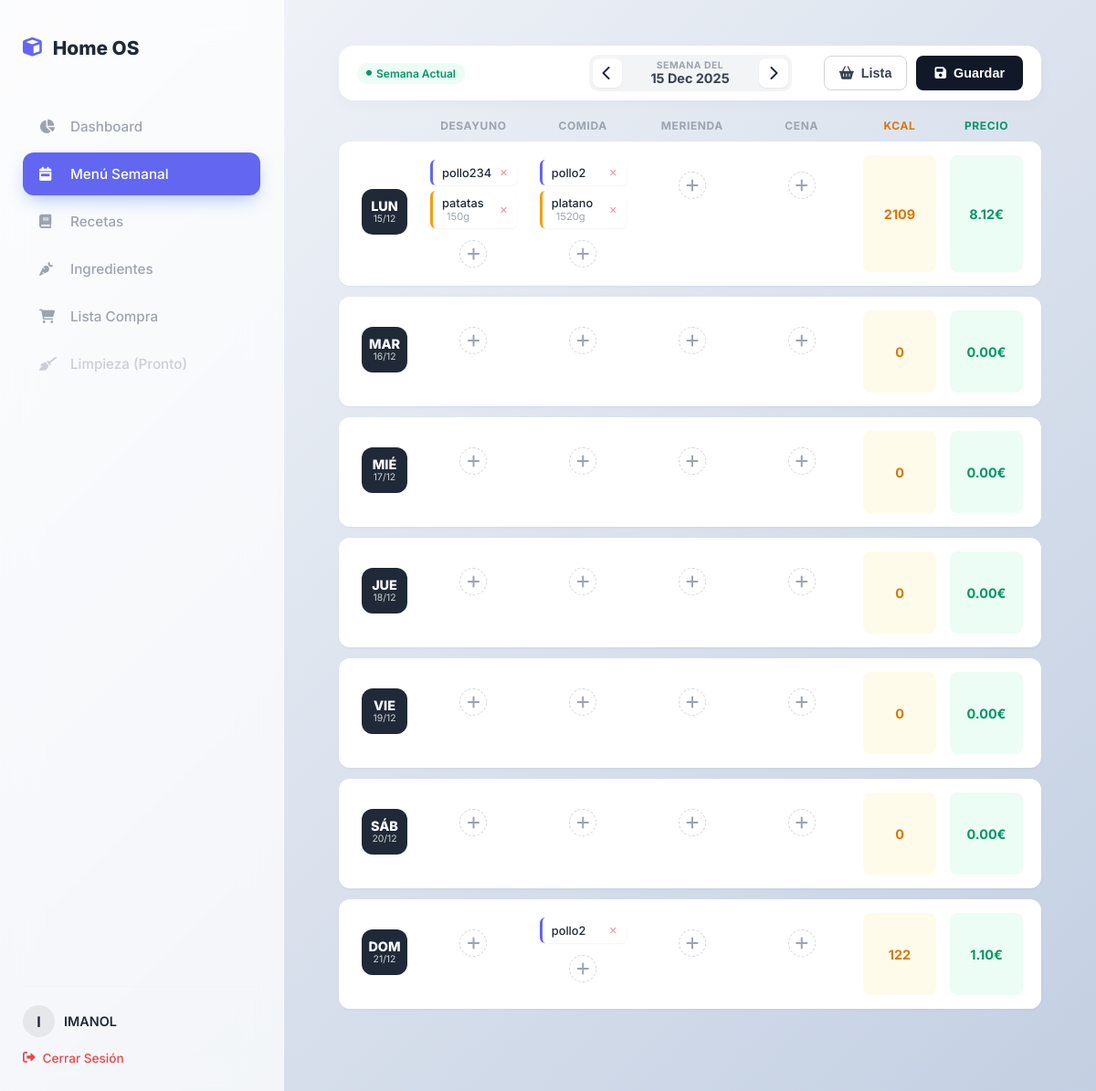
Screenshot of /menu (signed in) with the database file from the repository.
### models.py (models this page shows, shortened)
class User(UserMixin, db.Model):
    __tablename__ = 'user'
    id = db.Column(db.Integer, primary_key=True)
    username = db.Column(db.String(50), unique=True, nullable=False)
    email = db.Column(db.String(120), unique=True, nullable=False)
    password_hash = db.Column(db.String(128))
    recetas = db.relationship('Receta', backref='user', lazy=True)
    menus = db.relationship('MenuSemanal', backref='user', lazy=True)
    tareas = db.relationship('TareaLimpieza', backref='user', lazy=True)
    lavadoras = db.relationship('Lavadora', backref='user', lazy=True)
    items_compra = db.relationship('ShoppingItem', backref='user', lazy=True)

class MenuSemanal(db.Model):
    __tablename__ = 'menu_semanal'
    id = db.Column(db.Integer, primary_key=True)
    dia = db.Column(db.String(20)) # "Lunes", "Martes"...
    week_start = db.Column(db.Date, nullable=True) # <--- NUEVO CAMPO
    user_id = db.Column(db.Integer, db.ForeignKey('user.id'), nullable=False)
    selecciones = db.relationship('MenuSelection', backref='menu_dia', lazy='dynamic', cascade="all, delete-orphan")
    def get_selections(self, tipo):
        if self.id is None:
            return []
        return self.selecciones.filter_by(tipo_comida=tipo).all()
    @property
    def daily_stats(self):
        total_k = 0
        total_p = 0
        for s in self.selecciones:
            if s.receta:
                stats = s.receta.total_stats
                total_k += stats['kcal']
                total_p += stats['price']
            elif s.ingredient:
                total_k += (s.quantity / 100) * s.ingredient.kcal_100g
                total_p += (s.quantity / 1000) * s.ingredient.price_kg
        return {'kcal': round(total_k), 'price': round(total_p, 2)}

class MenuSelection(db.Model):
    __tablename__ = 'menu_selection'
    id = db.Column(db.Integer, primary_key=True)
    menu_id = db.Column(db.Integer, db.ForeignKey('menu_semanal.id'), nullable=False)
    tipo_comida = db.Column(db.String(20))
    receta_id = db.Column(db.Integer, db.ForeignKey('recipe.id'), nullable=True)
    receta = db.relationship('Receta')
    ingredient_id = db.Column(db.Integer, db.ForeignKey('ingredient.id'), nullable=True)
    ingredient = db.relationship('Ingredient')
    quantity = db.Column(db.Float, default=0.0) # Cantidad en gramos para el ingrediente suelto

class Receta(db.Model):
    __tablename__ = 'recipe'
    id = db.Column(db.Integer, primary_key=True)
    title = db.Column(db.String(100), nullable=False) # Usamos 'title' para estandarizar
    description = db.Column(db.Text)
    steps = db.Column(db.Text)
    kcal = db.Column(db.Float, default=0)
    precio = db.Column(db.Float, default=0.0)
    user_id = db.Column(db.Integer, db.ForeignKey('user.id'), nullable=False)
    ingredients_assoc = db.relationship("RecipeIngredient", back_populates="recipe", cascade="all, delete-orphan")
    @property
    def total_stats(self):
        try:
            k = sum([(i.quantity_g / 100) * i.ingredient.kcal_100g for i in self.ingredients_assoc])
            p = sum([(i.quantity_g / 1000) * i.ingredient.price_kg for i in self.ingredients_assoc])
            return {'kcal': round(k), 'price': round(p, 2)}
        except:
            return {'kcal': 0, 'price': 0}

class Ingredient(db.Model):
    __tablename__ = 'ingredient'
    id = db.Column(db.Integer, primary_key=True)
    name = db.Column(db.String(100), nullable=False)
    kcal_100g = db.Column(db.Float, nullable=False)
    price_kg = db.Column(db.Float, nullable=False)
    recipes_assoc = db.relationship("RecipeIngredient", back_populates="ingredient")

class RecipeIngredient(db.Model):
    __tablename__ = 'recipe_ingredients'
    recipe_id = db.Column(db.Integer, db.ForeignKey('recipe.id'), primary_key=True)
    ingredient_id = db.Column(db.Integer, db.ForeignKey('ingredient.id'), primary_key=True)
    quantity_g = db.Column(db.Float, nullable=False)
    ingredient = db.relationship("Ingredient", back_populates="recipes_assoc")
    recipe = db.relationship("Receta", back_populates="ingredients_assoc")

### app.py (the view, shortened to what this page needs)
@app.route('/menu', methods=['GET', 'POST'])
@app.route('/menu/<week_str>', methods=['GET', 'POST'])
@login_required
def menu_semanal_page(week_str=None):
    if week_str:
        try:
            current_week = datetime.strptime(week_str, '%Y-%m-%d').date()
        except ValueError:
            hoy = date.today()
            current_week = hoy - timedelta(days=hoy.weekday())
    else:
        hoy = date.today()
        current_week = hoy - timedelta(days=hoy.weekday())
    hoy_real = date.today()
    real_current_week = hoy_real - timedelta(days=hoy_real.weekday())
    dias_semana = ["Lunes", "Martes", "Miércoles", "Jueves", "Viernes", "Sábado", "Domingo"]
    tipos_comida = ['Desayuno', 'Comida', 'Merienda', 'Cena']
    menu = []
    for i, dia in enumerate(dias_semana):
        dia_db = MenuSemanal.query.filter_by(
            user_id=current_user.id,
            week_start=current_week.strftime('%Y-%m-%d'),
            dia=dia
        ).first()
        fecha_real = current_week + timedelta(days=i)
        fecha_formateada = fecha_real.strftime('%d/%m')
        if dia_db:
            dia_db.fecha_str = fecha_formateada # Inyectamos la fecha
            menu.append(dia_db)
    lista_compra = generar_lista_compra_db(menu)
    recetas = Receta.query.filter_by(user_id=current_user.id).order_by(Receta.title).all()
    all_ingredients = Ingredient.query.order_by(Ingredient.name).all()
    prev_week = (current_week - timedelta(weeks=1)).strftime('%Y-%m-%d')
    next_week = (current_week + timedelta(weeks=1)).strftime('%Y-%m-%d')
    return render_template('menu.html',
                           current_week=current_week,
                           real_current_week=real_current_week,
                           prev_week=prev_week,
                           next_week=next_week,
                           menu=menu,
                           recetas=recetas,
                           all_ingredients=all_ingredients,
                           lista_compra=lista_compra
                           )

### app.py (called while the page is built)
@login.user_loader
def load_user(id):
    return User.query.get(int(id))

def generar_lista_compra_db(menu_items):
    compra = {}
    tipos = ['Desayuno', 'Comida', 'Merienda', 'Cena']
    for item in menu_items:
        for tipo in tipos:
            selecciones = item.get_selections(tipo)
            for sel in selecciones:
                if sel.receta:
                    for assoc in sel.receta.ingredients_assoc:
                        key = (assoc.ingredient.name, "g")
                        compra[key] = compra.get(key, 0) + assoc.quantity_g
                elif sel.ingredient:
                    key = (sel.ingredient.name, "g")
                    compra[key] = compra.get(key, 0) + sel.quantity
    resultado = []
    for (nombre, unidad), cantidad in sorted(compra.items()):
        resultado.append({'nombre': nombre, 'unidad': unidad, 'cantidad': round(cantidad, 1)})
    return resultado

### templates/menu.html (shortened to what this page needs)
{% extends "base.html" %}
{% block content %}
<form method="POST" id="menuForm">
    <div class="main-layout">
        <div class="unified-toolbar">
            <div class="toolbar-left">
                {% if current_week == real_current_week %}
                    <div class="status-badge mobile-hide">
                        <i class="fas fa-circle" style="font-size: 6px;"></i> Semana Actual
                    </div>
                {% endif %}
            </div>
            <div class="toolbar-center">
                <div class="week-navigator-compact">
                    <a href="{{ url_for('menu_semanal_page', week_str=prev_week) }}" class="nav-btn">
                        <i class="fas fa-chevron-left"></i>
                    </a>
                    <div class="week-display">
                        <span class="week-label">Semana del</span>
                        <span class="week-value">{{ current_week.strftime('%d %b %Y') }}</span>
                    </div>
                    <a href="{{ url_for('menu_semanal_page', week_str=next_week) }}" class="nav-btn">
                        <i class="fas fa-chevron-right"></i>
                    </a>
                </div>
            </div>
            <div class="toolbar-right">
                <button type="button" class="btn-secondary-outline" onclick="openModal()" title="Ver Lista de Compra">
                    <i class="fas fa-shopping-basket"></i>
                    <span class="desktop-only">Lista</span>
                </button>
                <button type="submit" class="btn-primary-save" title="Guardar cambios">
                    <i class="fas fa-save"></i>
                    <span class="desktop-only">Guardar</span>
                </button>
            </div>
        </div>
        <div class="menu-container">
            <div class="menu-content">
                <div class="menu-header-row desktop-only">
                    <div></div>
                    <div>DESAYUNO</div>
                    <div>COMIDA</div>
                    <div>MERIENDA</div>
                    <div>CENA</div>
                    <div style="color: #d97706;">KCAL</div>
                    <div style="color: #059669;">PRECIO</div>
                </div>
                {% for dia_menu in menu %}
                <div class="menu-day-row">
                    <div class="day-column">
                        <div class="day-badge">
                            <span>{{ dia_menu.dia[:3]|upper }}</span>
                            <span style="font-size: 0.65rem; opacity: 0.8; font-weight: 400;">{{ dia_menu.fecha_str }}</span>
                        </div>
                    </div>
                    {% for tipo in ['Desayuno', 'Comida', 'Merienda', 'Cena'] %}
                    <div class="meal-cell" id="cell_{{ dia_menu.dia }}_{{ tipo }}">
                        <div class="items-container">
                            {% for sel in dia_menu.get_selections(tipo) %}
                                {% if sel.receta %}
                                    <div class="menu-item-chip recipe">
                                        <span class="chip-text">{{ sel.receta.title }}</span>
                                        <button type="button" class="btn-remove-chip" onclick="this.closest('.menu-item-chip').remove()">×</button>
                                    </div>
                                {% elif sel.ingredient %}
                                    <div class="menu-item-chip ingredient">
                                        <div style="display: flex; flex-direction: column; width: 100%;">
                                            <span class="chip-text">{{ sel.ingredient.name }}</span>
                                            <span class="chip-info">{{ sel.quantity|int }}g</span>
                                        </div>
                                        <button type="button" class="btn-remove-chip" onclick="this.closest('.menu-item-chip').remove()">×</button>
                                    </div>
                                {% endif %}
                            {% endfor %}
                        </div>
                        <div class="btn-add-circle" onclick="openAddItemModal('{{ dia_menu.dia }}', '{{ tipo }}')" title="Añadir comida">
                            <i class="fas fa-plus"></i>
                        </div>
                    </div>
                    {% endfor %}
                    <div class="stat-box kcal">
                        {{ dia_menu.daily_stats.kcal }}
                    </div>
                    <div class="stat-box price">
                        {{ "%.2f"|format(dia_menu.daily_stats.price) }}€
                    </div>
                </div>
                {% endfor %}
            </div>
        </div>
    </div>
</form>
{% endblock %}

### templates/base.html (shortened to what this page needs)
<!DOCTYPE html>
<html lang="es">
<head>
    <link rel="stylesheet" href="{{ url_for('static', filename='style.css') }}">
    <link rel="stylesheet" href="https://cdnjs.cloudflare.com/ajax/libs/font-awesome/6.0.0-beta3/css/all.min.css">
</head>
<body>
    {% if current_user.is_authenticated %}
    <div class="sidebar">
        <div>
            <div class="brand">
                <i class="fas fa-cube"></i> Home OS
            </div>
            <nav class="nav-links">
                <a href="{{ url_for('dashboard') }}" class="{% if request.endpoint == 'dashboard' %}active{% endif %}">
                    <i class="fas fa-chart-pie" style="width: 20px;"></i>
                    Dashboard
                </a>
                <a href="{{ url_for('menu_semanal_page') }}" class="{% if 'menu' in request.path %}active{% endif %}">
                    <i class="fas fa-calendar-week" style="width: 20px;"></i>
                    Menú Semanal
                </a>
                <a href="{{ url_for('recetas_page') }}" class="{% if 'recetas' in request.path %}active{% endif %}">
    <i class="fas fa-book" style="width: 20px;"></i>
    Recetas
</a>
<a href="{{ url_for('ingredients_manager') }}" class="{% if 'ingredients' in request.path %}active{% endif %}">
    <i class="fas fa-carrot" style="width: 20px;"></i>
    Ingredientes
</a>
<a href="{{ url_for('shopping_list') }}" class="{% if 'shopping_list' in request.path %}active{% endif %}">
    <i class="fas fa-shopping-cart" style="width: 20px;"></i>
    Lista Compra
</a>
                <a href="#" class="{% if 'limpieza' in request.path %}active{% endif %}" style="opacity: 0.5; cursor: not-allowed;">
                    <i class="fas fa-broom" style="width: 20px;"></i>
                    Limpieza (Pronto)
                </a>
            </nav>
        </div>
        <div style="margin-top: auto; padding-top: 20px; border-top: 1px solid #F3F4F6;">
            <div style="display: flex; align-items: center; gap: 10px; margin-bottom: 15px;">
                <div style="width: 35px; height: 35px; background: #E5E7EB; border-radius: 50%; display: flex; align-items: center; justify-content: center; font-weight: bold; color: var(--text-main);">
                    {{ current_user.username[0]|upper }}
                </div>
                <div style="font-size: 0.9rem; font-weight: 600; color: var(--text-main);">{{ current_user.username }}</div>
            </div>
            <a href="{{ url_for('logout') }}" style="color: #EF4444; text-decoration: none; font-size: 0.85rem; display: flex; align-items: center; gap: 8px; font-weight: 500; transition: opacity 0.2s;">
                <i class="fas fa-sign-out-alt"></i> Cerrar Sesión
            </a>
        </div>
    </div>
    {% endif %}
    <div class="content" style="{% if not current_user.is_authenticated %}margin: 0 auto; max-width: 100%; display: flex; flex-direction: column; justify-content: center;{% endif %}">
        {% block content %}{% endblock %}
    </div>
</body>
</html>

### static/style.css (style rules this page uses)
:root { --bg-gradient: linear-gradient(135deg, #f5f7fa 0%, #c3cfe2 100%); --surface: rgba(255, 255, 255, 0.85); --surface-hover: rgba(255, 255, 255, 0.95); --primary: #2563EB; --primary-dark: #1E40AF; --text-main: #1F2937; --text-muted: #6B7280; --border-color: rgba(255, 255, 255, 0.6); --border-glass: 1px solid rgba(255, 255, 255, 0.5); --radius-card: 24px; --radius-sm: 12px; --shadow-soft: 0 10px 40px -10px rgba(0,0,0,0.08); --shadow-hover: 0 20px 40px -10px rgba(0,0,0,0.12); }
body { background: var(--bg-gradient); background-attachment: fixed; color: var(--text-main); font-family: 'Inter', sans-serif; margin: 0; display: flex; height: 100vh; overflow: hidden; }
.sidebar { width: 260px; background: rgba(255, 255, 255, 0.7); backdrop-filter: blur(20px); -webkit-backdrop-filter: blur(20px); padding: 40px 25px; border-right: var(--border-glass); display: flex; flex-direction: column; justify-content: space-between; z-index: 10; }
.brand { font-size: 1.3rem; font-weight: 800; color: var(--text-main); margin-bottom: 50px; display: flex; align-items: center; gap: 12px; }
.brand i { color: var(--primary); }
.nav-links a { display: flex; align-items: center; gap: 14px; padding: 14px 18px; color: var(--text-muted); text-decoration: none; border-radius: var(--radius-sm); font-weight: 500; transition: all 0.3s cubic-bezier(0.4, 0, 0.2, 1); margin-bottom: 5px; font-size: 0.95rem; }
.nav-links a.active { background: var(--primary); color: white; box-shadow: 0 8px 20px -5px rgba(37, 99, 235, 0.4); }
.content { flex: 1; padding: 40px 60px; overflow-y: auto; position: relative; }

### rows the page displays
User: username "I", username "IMANOL"
MenuSemanal: dia "LUN", fecha_str "15/12", daily_stats.kcal "2109"
MenuSelection: receta "pollo234"
MenuSelection: ingredient.name "patatas", quantity "150"
MenuSelection: receta "pollo2"
MenuSelection: ingredient.name "platano", quantity "1520"
RecipeIngredient: daily_stats.price "8.12"
MenuSemanal: dia "MAR", fecha_str "16/12", daily_stats.kcal "0", daily_stats.price "0.00"
MenuSemanal: dia "MIÉ", fecha_str "17/12", daily_stats.kcal "0", daily_stats.price "0.00"
MenuSemanal: dia "JUE", fecha_str "18/12", daily_stats.kcal "0", daily_stats.price "0.00"
MenuSemanal: dia "VIE", fecha_str "19/12", daily_stats.kcal "0", daily_stats.price "0.00"
MenuSemanal: dia "SÁB", fecha_str "20/12", daily_stats.kcal "0", daily_stats.price "0.00"
MenuSemanal: dia "DOM", fecha_str "21/12", daily_stats.kcal "122"
MenuSelection: receta "pollo2"
RecipeIngredient: daily_stats.price "1.10"

### other values shown
{{ current_week.strftime('%d %b %Y') }} "15 Dec 2025"
